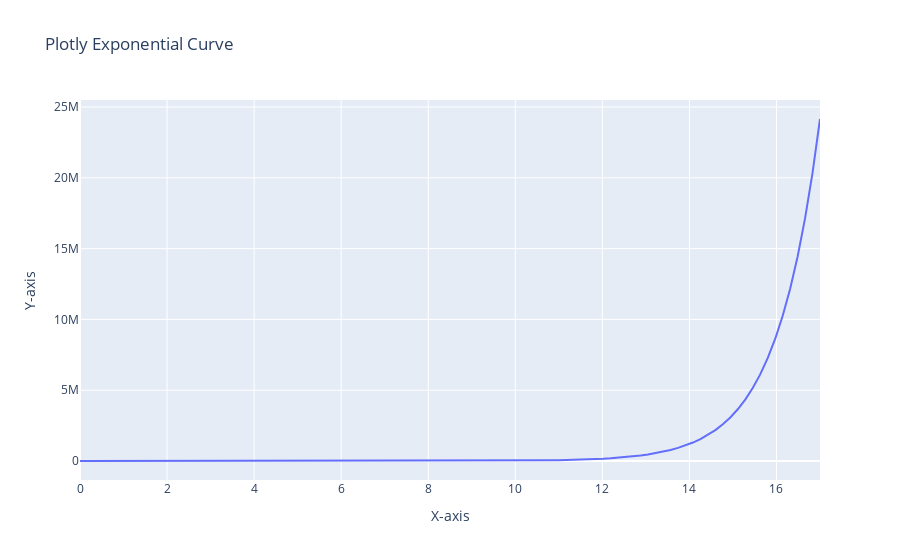

Notebook code for this chart:
### Markdown cell above
## Graph 3: Plotly

The _Plotly_ line chart visualizes an exponential curve with increasing values along the X-axis.

### Code cell
import plotly.express as px
import numpy as np

# Example data
x = np.linspace(0, 17, 100)
y = np.exp(x)

# Plotting using Plotly
fig = px.line(x=x, y=y, labels={'x': 'X-axis', 'y': 'Y-axis'}, title='Plotly Exponential Curve')
fig.show()
